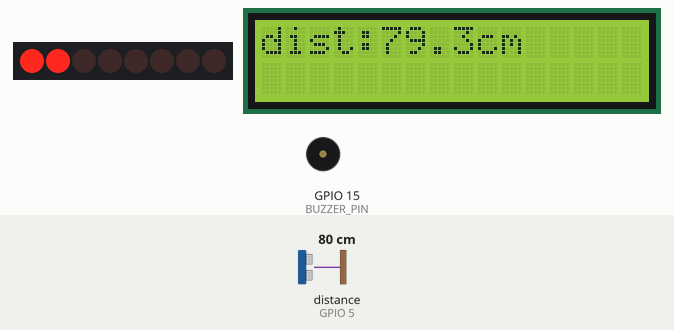
Bench run of a sketch on a simulated ESP32. Shown: 8 shift-register outputs drawn as a row of LEDs (first output left, lit = HIGH), 16×2 character LCD, buzzer (waves = sounding, pin HIGH). Wiring (inferred from the names in the program): ultrasonic range finder: trigger GPIO 4; echo GPIO 5; shift register (74HC595): data GPIO 12; shift clock GPIO 14; latch GPIO 13. Wiring (inferred from the signals the program sends): row of LEDs: on Q0, Q1, Q2, Q3, Q4, Q5, Q6, Q7. Inputs (shaded band) come from the test bench; at power-on: distance to the obstacle (sensor on GPIO 5) 80 cm. The echo pulse lasts 58.3 µs per cm; pins used as bus, display or sensor lines are not drawn; what the sketch prints to the serial monitor is not drawn.

Above: at 2.2 s.
2.3 s: distance to the obstacle (sensor on GPIO 5) set to 12 cm
At 3.3 s:
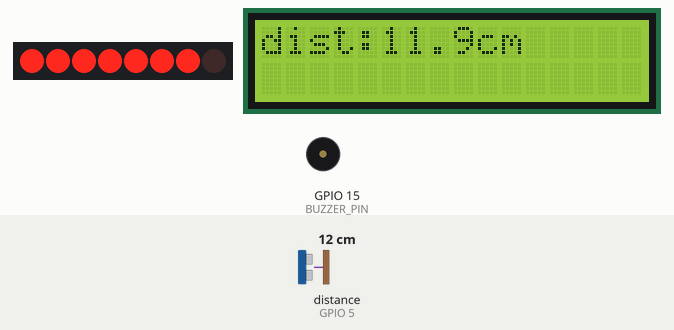
4.2 s: distance to the obstacle (sensor on GPIO 5) set to 9 cm
At 5.2 s:
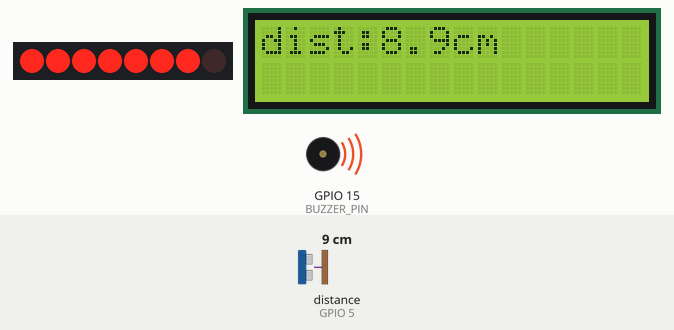
6.1 s: distance to the obstacle (sensor on GPIO 5) set to 2 cm
At 7.6 s:
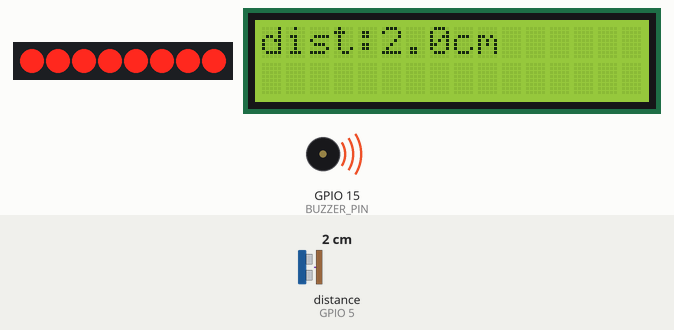
7.9 s: distance to the obstacle (sensor on GPIO 5) set to 18 cm
At 9.4 s:
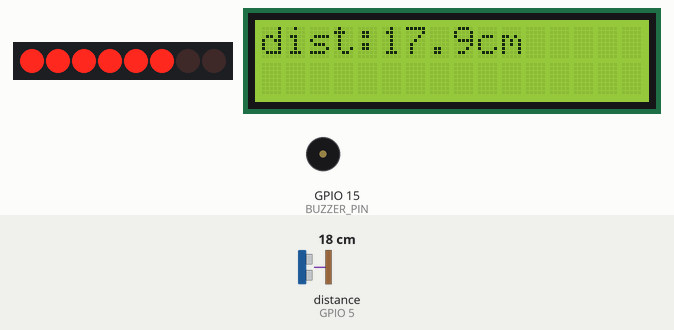
9.8 s: distance to the obstacle (sensor on GPIO 5) set to 35 cm
At 11.4 s:
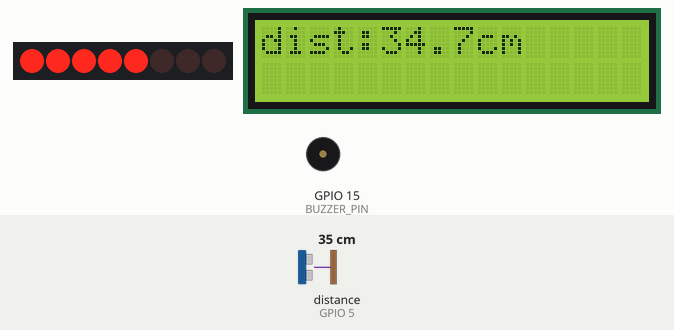
11.7 s: distance to the obstacle (sensor on GPIO 5) set to 60 cm
At 12.5 s:
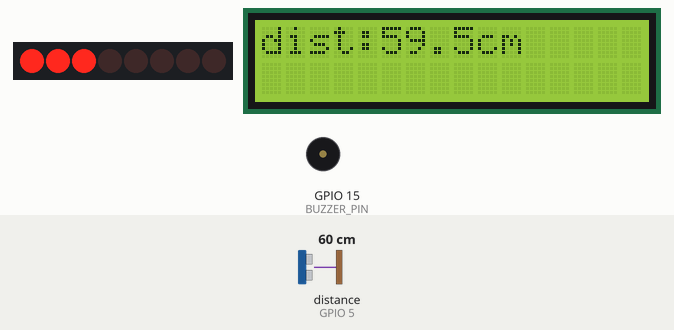
Timing chart, 0 to 14.6 s (numbered marks = the images above; inputs shaded):
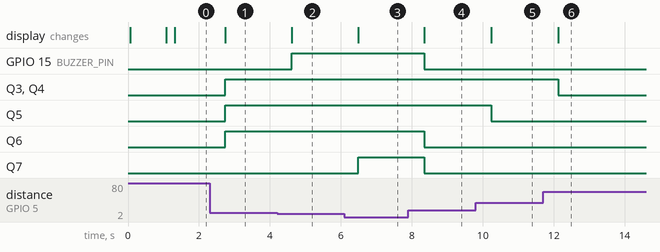

The sketch:

Project1code.ino
```cpp
#include <LiquidCrystal_I2C.h>
#include <Wire.h>

//Screen
#define SDA 7
#define SCL 6
LiquidCrystal_I2C lcd(0x27,16,2);

//Sensor
#define trigPin 4
#define echoPin 5
#define MAX_DISTANCE 700
float timeOut = MAX_DISTANCE * 60;
int soundVelocity = 340;

//Buzzer
#define BUZZER_PIN 15
const float WARN_THRESHOLD = 10.0;

//LED bar
int latchPin = 13;
int clockPin = 14;
int dataPin = 12;

float filterBuffer[5];
int filterIndex = 0;
float lastValidDistance = 0.0f;
int badReadingCounter = 0;
const int MAX_BAD_SAMPLE = 8;

float filterDistance(float newDist){
  // skip NAN, do not add to buffer
  if(isnan(newDist)){
    return NAN;
  }
  filterBuffer[filterIndex] = newDist;
  filterIndex = (filterIndex +1) %5;
  float sum=0;
  for(int i=0;i<5;i++) sum += filterBuffer[i];
  return sum /5.0f;
}
// Test I2C LCD address
bool i2CAddrTest(uint8_t addr) {
  Wire.beginTransmission(addr);
  if (Wire.endTransmission() == 0) {
    return true;
  }
  return false;
}

void writeTo595(int order, byte _data) {
  digitalWrite(latchPin, LOW);
  shiftOut(dataPin, clockPin, order, _data);
  digitalWrite(latchPin, HIGH);
}

float getSonar(){
  unsigned long pingTime;
  float distance;
  digitalWrite(trigPin, LOW);
  delayMicroseconds(2);
  digitalWrite(trigPin, HIGH);
  delayMicroseconds(10);
  digitalWrite(trigPin, LOW);
  pingTime = pulseIn(echoPin, HIGH, (unsigned long)timeOut);
  if(pingTime == 0){
    return NAN;
  }
  distance = (float)pingTime * soundVelocity / 2 / 10000;
  return distance;
}

byte distanceToLed(float dist) {
  byte pattern = 0x00;
  if(isnan(dist) || dist < 0) return 0x00; // fix NAN case
  if(dist < 100) pattern |= (1 << 7);
  if(dist < 85)  pattern |= (1 << 6);
  if(dist < 70)  pattern |= (1 << 5);
  if(dist < 55)  pattern |= (1 << 4);
  if(dist < 40)  pattern |= (1 << 3);
  if(dist < 25)  pattern |= (1 << 2);
  if(dist < 15)  pattern |= (1 << 1);
  if(dist < 8)   pattern |= (1 << 0);
  return pattern;
}
void setup() {
 pinMode(trigPin, OUTPUT);
 pinMode(echoPin, INPUT);
 pinMode(BUZZER_PIN, OUTPUT);
 pinMode(latchPin, OUTPUT);
 pinMode(clockPin, OUTPUT);
 pinMode(dataPin, OUTPUT);

 Serial.begin(115200);
 Wire.begin(SDA,SCL);

 if (!i2CAddrTest(0x27)){
    lcd = LiquidCrystal_I2C(0x3F, 16,2);
 }
 lcd.init();
 lcd.backlight();
 lcd.setCursor(0, 0);
 lcd.print("ready");
 delay(1000);
 lcd.clear();
}

void loop() {
float distance = getSonar();
  delay(200);

  Serial.printf("Distance: %.1f cm | ", distance);
  byte ledPattern = distanceToLed(distance);
  Serial.print("ledPattern: ");
  Serial.println(ledPattern, BIN);

  lcd.setCursor(0,0);
  lcd.print("dist:");
  lcd.print(distance,1);
  lcd.print("cm        ");
  lcd.setCursor(0,1);
  lcd.print("                ");

  writeTo595(LSBFIRST, ledPattern);

 if(!isnan(distance) && distance > 0 && distance < 10.0 ){
    digitalWrite(BUZZER_PIN, HIGH);
  }else{
    digitalWrite(BUZZER_PIN, LOW);
  }
}
```

Measured:
- the behaviour switches between 11 and 10 cm on distance to the obstacle (sensor on GPIO 5) (found by bisection; images 1 and 2)
- after the input at 2.3 s, Q3–6: LOW → HIGH after 0.44 s; the display: changes after 0.44 s (image 1)
- after the input at 4.2 s, GPIO 15 (BUZZER_PIN): LOW → HIGH after 0.42 s; the display: changes after 0.42 s (image 2)
- after the input at 6.1 s, Q7: LOW → HIGH after 0.39 s; the display: changes after 0.39 s (image 3)
- after the input at 7.9 s, GPIO 15 (BUZZER_PIN), Q6, Q7: HIGH → LOW after 0.46 s; the display: changes after 0.46 s (image 4)
- after the input at 9.8 s, Q5: HIGH → LOW after 0.44 s; the display: changes after 0.44 s (image 5)
- after the input at 11.7 s, Q3, Q4: HIGH → LOW after 0.43 s; the display: changes after 0.43 s (image 6)
